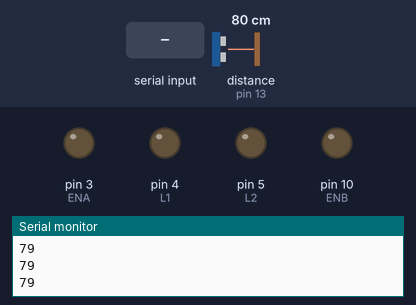
Bench run of a sketch on a simulated Arduino Uno, built with avr-gcc and run on an emulated ATmega328P. Parts: output pins drawn as LEDs (lit = HIGH), the last lines printed to the serial monitor. Wiring (inferred from the names in the program): ultrasonic range finder: trigger pin 12; echo pin 13. The test bench sets the inputs (shaded band); at power-on: distance to the obstacle (sensor on pin 13) 80 cm. The echo pulse lasts 58.3 µs per cm; pins used as bus, display or sensor lines are not drawn.

Above: at 1.2 s.
1.3 s: "*go#" received over the second serial link
At 1.7 s:
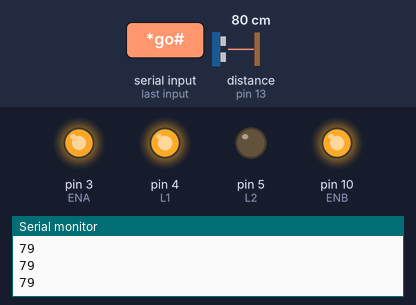
2.8 s: distance to the obstacle (sensor on pin 13) set to 32 cm
4.3 s: distance to the obstacle (sensor on pin 13) set to 27 cm
At 5.5 s:
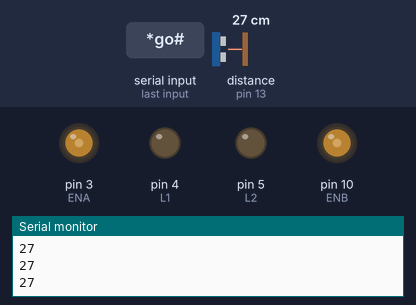
5.8 s: "*right#" received over the second serial link
At 6.08 s:
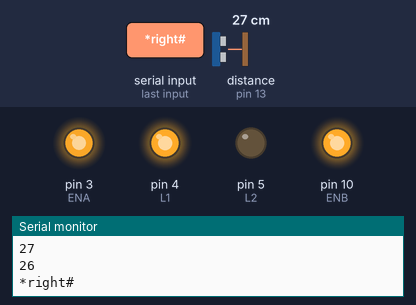
7.7 s: "*left#" received over the second serial link
At 7.98 s:
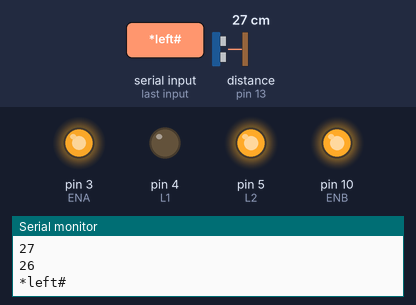
Timing chart, 0 to 10.6 s (numbered marks = the images above; inputs shaded):
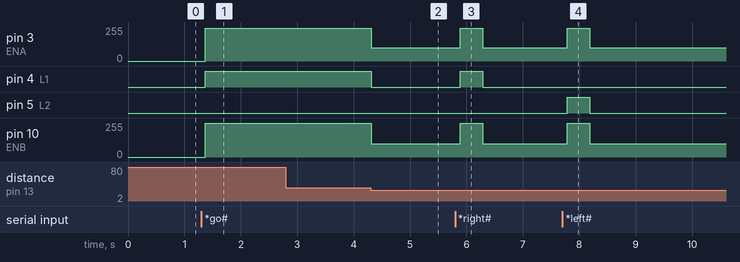

The sketch:

voice_abt.ino
```cpp
#include <SoftwareSerial.h>
SoftwareSerial BT(0,1); //TX, RX respetively
String voice;
int L1 = 4;
int L2 = 5;
int R1 = 8;
int R2 = 9;
int trigPin = 12;
int echoPin = 13;
int ENA = 3;
int ENB = 10;
long duration, distance;

void setup() {

  Serial.begin(9600);
  pinMode(trigPin, OUTPUT);
  pinMode(echoPin, INPUT);
  pinMode(L1, OUTPUT);
  pinMode(L2, OUTPUT);
  pinMode(R1, OUTPUT);
  pinMode(R2, OUTPUT);
  pinMode(ENA, OUTPUT);
  pinMode(ENB, OUTPUT);
  // put your setup code here, to run once:

}
void loop() {
    while (BT.available())
    {  //Check if there is an available byte to read
       delay(10); //Delay added to make thing stable
       char c = BT.read(); //Conduct a serial read
        voice += c;
    }
        digitalWrite(trigPin,HIGH);
        delayMicroseconds(1000);
        digitalWrite(trigPin, LOW);
        duration=pulseIn(echoPin, HIGH);
        distance =(duration/2)/29.1;
        delay(10);
        Serial.println(distance);
          if (voice.length() > 0)
          {
              Serial.println(voice);
             if(voice == "*go#")
                {
                  if(distance>50)
                  {
                analogWrite(ENA, 500);
                analogWrite(ENB, 500);

                digitalWrite(L1, HIGH);
                digitalWrite(L2, LOW);
                digitalWrite(R1, HIGH);
                digitalWrite(R2, LOW);
                }
                   else if(distance>40 && distance<50)
                     {
                        analogWrite(ENA, 250);
                        analogWrite(ENB, 250);
                        digitalWrite(L1, HIGH);
                        digitalWrite(L2, LOW);
                        digitalWrite(R1, HIGH);
                        digitalWrite(R2, LOW);
                       }
                        else if(distance>35 && distance<40)
                         {
                            analogWrite(ENA, 120);
                            analogWrite(ENB, 120);
                            digitalWrite(L1, HIGH);
                            digitalWrite(L2, LOW);
                            digitalWrite(R1, HIGH);
                            digitalWrite(R2, LOW);
                          }
                         else if(distance<30)
                          {
                            analogWrite(ENA, 100);
                            analogWrite(ENB, 100);
                            digitalWrite(L1, LOW);
                            digitalWrite(L2, LOW);
                            digitalWrite(R1, LOW);
                            digitalWrite(R2, LOW);
                           }
                }

              else if(voice == "*back#")
              {
                analogWrite(ENA, 500);
                analogWrite(ENB, 500);
                digitalWrite(L1, LOW);
                digitalWrite(L2, HIGH);
                digitalWrite(R1, LOW);
                digitalWrite(R2, HIGH);

              }
              else if(voice == "*right#")
              {
                analogWrite(ENA, 500);
                analogWrite(ENB, 500);

                digitalWrite(L1, HIGH);
                digitalWrite(L2, LOW);
                digitalWrite(R1, LOW);
                digitalWrite(R2, HIGH);
                delay(400);
                digitalWrite(L1, HIGH);
                digitalWrite(L2, LOW);
                digitalWrite(R1, HIGH);
                digitalWrite(R2, LOW);

              }
              else if(voice == "*left#")
              {
                analogWrite(ENA, 500);
                analogWrite(ENB, 500);

                digitalWrite(L1, LOW);
                digitalWrite(L2, HIGH);
                digitalWrite(R1, HIGH);
                digitalWrite(R2, LOW);
                delay(400);
                digitalWrite(L1, HIGH);
                digitalWrite(L2, LOW);
                digitalWrite(R1, HIGH);
                digitalWrite(R2, LOW);

              }
              else if(voice == "*stop#")
              {
                digitalWrite(L1, LOW);
                digitalWrite(L2, LOW);
                digitalWrite(R1, LOW);
                digitalWrite(R2, LOW);
               }

         }
          voice=""; //Reset the variable after initiating

                         if(distance<30)
                          {
                            analogWrite(ENA, 100);
                            analogWrite(ENB, 100);
                            digitalWrite(L1, LOW);
                            digitalWrite(L2, LOW);
                            digitalWrite(R1, LOW);
                            digitalWrite(R2, LOW);
                           }
}
```

Measured:
- the behaviour switches between 31 and 30 cm on distance to the obstacle (sensor on pin 13) (found by bisection; images 1 and 2)
- after the input at 1.3 s, pin 3 (ENA): 0/255 → 244/255 after 0.07 s; pin 4 (L1): LOW → HIGH after 0.07 s; pin 10 (ENB): 0/255 → 255/255 after 0.07 s
- after the input at 4.3 s, pin 3 (ENA): 244/255 → 100/255 at once; pin 4 (L1): HIGH → LOW at once; pin 10 (ENB): 255/255 → 100/255 at once
- after the input at 5.8 s, pin 3 (ENA): 100/255 → 244/255 after 0.09 s, → 100/255 0.40 s later; pin 4 (L1): LOW → HIGH after 0.09 s, → LOW 0.40 s later; pin 10 (ENB): 100/255 → 255/255 after 0.09 s, → 100/255 0.40 s later
- after the input at 7.7 s, pin 3 (ENA): 100/255 → 244/255 after 0.08 s, → 100/255 0.40 s later; pin 5 (L2): LOW → HIGH after 0.08 s, → LOW 0.40 s later; pin 10 (ENB): 100/255 → 255/255 after 0.08 s, → 100/255 0.40 s later
